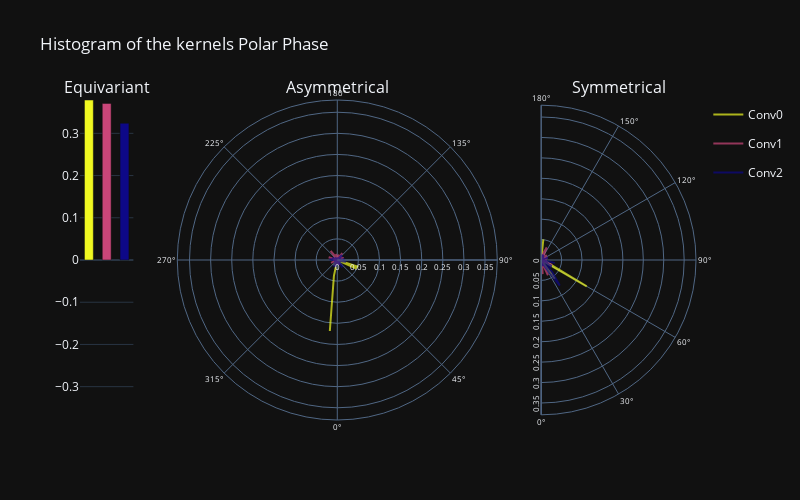

The code cell stored with this chart in its notebook:
### Code cell
SP3 = SpectralPower.kernels_psp(UNet(1, 1, 8, kernel=5, nscale=1, depth=3, downsampling='conv'))
SP3.plot_sp(split='normed', sort_sym_rank=None)
SP3.plot_phases(True)

### Figure 1 — Plotly figure (JSON) as saved in the notebook; plotly's stock layout.template omitted (floating-point values rounded to 4 significant figures)
{"data": [{"marker": {"color": ["#f0f921", "#ca4679", "#0d0887"]}, "showlegend": false, "type": "bar", "width": 0.5, "x": ["Conv0", "Conv1", "Conv2"], "xaxis": "x", "y": [0.3789, 0.3709, 0.3238], "yaxis": "y"}, {"legendgroup": "Conv0", "line": {"color": "#f0f921"}, "mode": "lines", "name": "Conv0", "opacity": 0.7, "r": [0, 0, 0, 0.00966, 0, 0, 0, 0, 0, 0, 0, 0.04766, 0.04959, 0, 0, 0, 0, 0, 0, 0, 0, 0.004755, 0, 0, 0, 0, 0, 0, 0, 0, 0, 0, 0, 0, 0, 0, 0, 0, 0, 0, 0, 0, 0, 0.00897, 0, 0, 0, 0, 0, 0, 0, 0, 0, 0, 0.01566, 0, 0, 0, 0.03834, 0.169], "showlegend": true, "subplot": "polar", "theta": [0, 6, 12, 18, 24, 30, 36, 42, 48, 54, 60, 66, 72, 78, 84, 90, 96, 102, 108, 114, 120, 126, 132, 138, 144, 150, 156, 162, 168, 174, 180, 186, 192, 198, 204, 210, 216, 222, 228, 234, 240, 246, 252, 258, 264, 270, 276, 282, 288, 294, 300, 306, 312, 318, 324, 330, 336, 342, 348, 354], "type": "scatterpolar"}, {"legendgroup": "Conv0", "line": {"color": "#f0f921"}, "mode": "lines", "name": "Conv0", "opacity": 0.7, "r": [0.001616, 0, 0, 0, 0, 0, 0.05674, 0, 0, 0, 0.1288, 0.01993, 0.01486, 0, 0, 0, 0, 0, 0, 0, 0, 0, 0, 0, 0, 0.004682, 0, 0, 0, 0.05082], "showlegend": false, "subplot": "polar2", "theta": [0, 6, 12, 18, 24, 30, 36, 42, 48, 54, 60, 66, 72, 78, 84, 90, 96, 102, 108, 114, 120, 126, 132, 138, 144, 150, 156, 162, 168, 174], "type": "scatterpolar"}, {"legendgroup": "Conv1", "line": {"color": "#ca4679"}, "mode": "lines", "name": "Conv1", "opacity": 0.7, "r": [0, 0, 0, 0.004131, 0.01064, 0.01059, 0, 0.003958, 0, 0.001729, 0, 0, 0, 0.004093, 0.006782, 0.009858, 0.006403, 0.01263, 0.01338, 0.006915, 7.499e-05, 0.01351, 0.006588, 0, 0.01991, 0.005645, 0, 0.01333, 0.008821, 0.003904, 8.141e-05, 0.00442, 0.01462, 0.004237, 0, 0.01119, 0.02662, 0, 0.003533, 0, 0, 0.005346, 0.02145, 0.0009245, 0.008278, 0.009899, 0, 0, 0.000735, 0.01628, 6.09e-05, 0, 0, 0, 0.004349, 0, 0, 0.01395, 0.001434, 0], "showlegend": true, "subplot": "polar", "theta": [0, 6, 12, 18, 24, 30, 36, 42, 48, 54, 60, 66, 72, 78, 84, 90, 96, 102, 108, 114, 120, 126, 132, 138, 144, 150, 156, 162, 168, 174, 180, 186, 192, 198, 204, 210, 216, 222, 228, 234, 240, 246, 252, 258, 264, 270, 276, 282, 288, 294, 300, 306, 312, 318, 324, 330, 336, 342, 348, 354], "type": "scatterpolar"}, {"legendgroup": "Conv1", "line": {"color": "#ca4679"}, "mode": "lines", "name": "Conv1", "opacity": 0.7, "r": [0, 0.03492, 0.009704, 0.004149, 0.04076, 0, 0.007045, 0, 0.001831, 0.003216, 0, 0.02947, 0.001654, 0.01103, 0.01284, 0.009778, 0, 0.004872, 0.01641, 0.008685, 0.01481, 0.006587, 0.01814, 0.00667, 0.003811, 0.006214, 0.0335, 0.01973, 0.006086, 0.006889], "showlegend": false, "subplot": "polar2", "theta": [0, 6, 12, 18, 24, 30, 36, 42, 48, 54, 60, 66, 72, 78, 84, 90, 96, 102, 108, 114, 120, 126, 132, 138, 144, 150, 156, 162, 168, 174], "type": "scatterpolar"}, {"legendgroup": "Conv2", "line": {"color": "#0d0887"}, "mode": "lines", "name": "Conv2", "opacity": 0.7, "r": [0, 0.003465, 0.00111, 0.01208, 0, 0.009456, 0.02117, 0.002339, 0, 0, 0, 0.007604, 0.008817, 0.02143, 0, 0.01185, 0.01717, 0.001052, 0, 0.004794, 0.003961, 0.002268, 0.01365, 0.01373, 0, 0.001203, 0, 0.001041, 0.0003286, 0, 0, 0, 0.006086, 0.0009297, 0, 0, 0.003346, 0.00158, 0.007583, 0.005555, 0, 0.01091, 0.01142, 0, 0.01829, 0.01105, 0, 0.002873, 0.005732, 0.0007476, 0.002218, 0, 0.006092, 0.01008, 0.0129, 0.01771, 0.007643, 0.008274, 0.01728, 0.001746], "showlegend": true, "subplot": "polar", "theta": [0, 6, 12, 18, 24, 30, 36, 42, 48, 54, 60, 66, 72, 78, 84, 90, 96, 102, 108, 114, 120, 126, 132, 138, 144, 150, 156, 162, 168, 174, 180, 186, 192, 198, 204, 210, 216, 222, 228, 234, 240, 246, 252, 258, 264, 270, 276, 282, 288, 294, 300, 306, 312, 318, 324, 330, 336, 342, 348, 354], "type": "scatterpolar"}, {"legendgroup": "Conv2", "line": {"color": "#0d0887"}, "mode": "lines", "name": "Conv2", "opacity": 0.7, "r": [0, 0.001473, 0.0153, 0.0006734, 0.005383, 0.02255, 0.07729, 0.04089, 0, 0.02956, 0.0277, 0.004677, 0.002254, 0.03405, 0, 0, 0.001663, 0.001337, 0.01732, 0.00525, 0.0009658, 0, 0.004656, 0, 0.002289, 0.01027, 0.01288, 0.01037, 0.01402, 0.004768], "showlegend": false, "subplot": "polar2", "theta": [0, 6, 12, 18, 24, 30, 36, 42, 48, 54, 60, 66, 72, 78, 84, 90, 96, 102, 108, 114, 120, 126, 132, 138, 144, 150, 156, 162, 168, 174], "type": "scatterpolar"}], "layout": {"annotations": [{"font": {"size": 16}, "showarrow": false, "text": "Equivariant", "x": 0.04333, "xanchor": "center", "xref": "paper", "y": 1, "yanchor": "bottom", "yref": "paper"}, {"font": {"size": 16}, "showarrow": false, "text": "Asymmetrical", "x": 0.4177, "xanchor": "center", "xref": "paper", "y": 1, "yanchor": "bottom", "yref": "paper"}, {"font": {"size": 16}, "showarrow": false, "text": "Symmetrical", "x": 0.8743, "xanchor": "center", "xref": "paper", "y": 1, "yanchor": "bottom", "yref": "paper"}], "autosize": false, "height": 500, "polar": {"angularaxis": {"rotation": -90, "tickfont": {"size": 8}, "type": "linear"}, "domain": {"x": [0.1533, 0.682], "y": [0, 1]}, "radialaxis": {"autorange": false, "range": [0, 0.3789], "tickfont": {"size": 8}, "type": "linear"}}, "polar2": {"angularaxis": {"rotation": -90, "tickfont": {"size": 8}, "type": "linear"}, "domain": {"x": [0.7487, 1.0], "y": [0, 1]}, "radialaxis": {"autorange": false, "range": [0, 0.3789], "tickfont": {"size": 8}, "type": "linear"}, "sector": [-90, 90]}, "title": {"text": "Histogram of the kernels Polar Phase"}, "width": 800, "xaxis": {"anchor": "y", "autorange": true, "domain": [0, 0.08667], "range": [-0.5, 2.5], "showticklabels": false, "type": "category", "visible": false}, "yaxis": {"anchor": "x", "domain": [0, 1], "range": [-0.3789, 0.3789], "type": "linear"}}}
